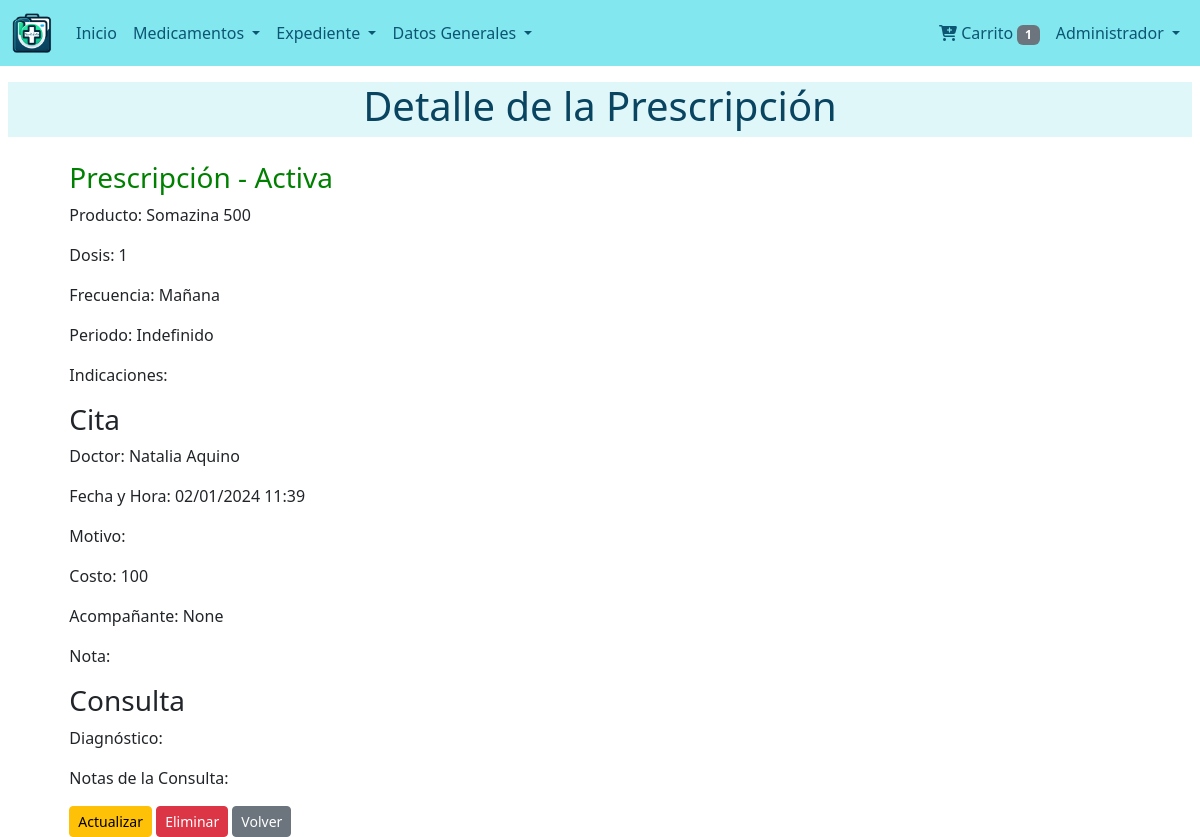
Page /consultas/prescripcion/6/ (signed in) on the committed database.
### users/models.py (models this page shows)
class User(AbstractUser):
    def get_full_name(self):
        return '{} {}'.format(self.first_name,self.last_name)

### consultations/models.py (models this page shows, shortened)
class Prescription(models.Model):
    consulta = models.ForeignKey(
    'consultations.Consultation',
    on_delete=models.CASCADE,
    related_name='prescriptions',
    null=False, verbose_name=_("Consulta Relacionada")
    )
    producto = models.ForeignKey(
        Product,
        on_delete=models.CASCADE,
        related_name='prescriptions',
        verbose_name=_("Producto")
    )
    dosis = models.PositiveIntegerField(verbose_name=_("Dosis diaria"))
    frecuencia = models.CharField(max_length=255, verbose_name=_("Frecuencia"))
    periodo = models.PositiveIntegerField(null=True,blank=True, verbose_name=_("Periodo (días)"))
    periodo_indefinido = models.BooleanField(default=False, verbose_name=_("Periodo Indefinido"))
    activa = models.BooleanField(default=True, verbose_name=_("Activa"))
    paciente = models.ForeignKey(settings.AUTH_USER_MODEL, on_delete=models.CASCADE, related_name='prescripciones_asociadas', verbose_name=_("Paciente"))
    creado_por = models.ForeignKey(settings.AUTH_USER_MODEL, on_delete=models.SET_NULL, null=True, related_name='prescripciones_creadas')
    creado_el = models.DateTimeField(auto_now_add=True)
    class Meta:
        verbose_name = _("Prescripción")
        verbose_name_plural = _("Prescripciones")

class Consultation(models.Model):
    cita = models.OneToOneField(Appointment, on_delete=models.CASCADE, verbose_name=_("Cita"), related_name="consulta")
    audio = models.FileField(upload_to='consultations/audios/', null=True, blank=True, verbose_name=_("Audio de la Consulta"))
    diagnostico = models.CharField(max_length=255, blank=True, verbose_name=_("Diagnóstico"))
    pdf_indicaciones = models.FileField(upload_to='consultations/prescriptions/', null=True, blank=True, verbose_name=_("PDF de Indicaciones"))
    notas = models.TextField(blank=True, verbose_name=_("Notas de la Consulta"))
    paciente = models.ForeignKey(settings.AUTH_USER_MODEL, on_delete=models.CASCADE, related_name='consultas_asociadas', verbose_name=_("Paciente"))
    creado_por = models.ForeignKey(settings.AUTH_USER_MODEL, on_delete=models.SET_NULL, null=True, related_name='consultas_creadas')
    creado_el = models.DateTimeField(auto_now_add=True)
    class Meta:
        verbose_name = _("Consulta")
        verbose_name_plural = _("Consultas")

class Appointment(models.Model):
    TYPE_CHOICES = (
        ('consulta', 'Consulta Médica'),
        ('analisis', 'Análisis Médico'),
    )
    tipo = models.CharField(max_length=10, choices=TYPE_CHOICES, default='consulta', verbose_name=_("Tipo de Cita"))
    doctor = models.ForeignKey(Doctor, on_delete=models.CASCADE, verbose_name=_("Médico"))
    fecha_hora = models.DateTimeField(verbose_name=_("Fecha y Hora"))
    motivo = models.TextField(blank=True, verbose_name=_("Motivo"))
    costo = models.DecimalField(max_digits=10, decimal_places=0, default=0, verbose_name=_("Costo de la Consulta"))
    acompanante = models.CharField(max_length=255, blank=True, null=True, verbose_name=_("Acompañante"))
    pendiente = models.BooleanField(default=True, verbose_name=_("Pendiente"))
    cita_posterior = models.PositiveIntegerField(default=0, verbose_name=_("Días para la siguiente cita"))
    nota = models.TextField(blank=True, verbose_name=_("Notas"))
    paciente = models.ForeignKey(settings.AUTH_USER_MODEL, on_delete=models.CASCADE, related_name='citas_asociadas', verbose_name=_("Paciente"))
    creado_por = models.ForeignKey(settings.AUTH_USER_MODEL, on_delete=models.SET_NULL, null=True, related_name='citas_creadas')
    creado_el = models.DateTimeField(auto_now_add=True)
    class Meta:
        verbose_name = _("Cita")
        verbose_name_plural = _("Citas")

class Doctor(models.Model):
    nombre = models.CharField(max_length=255, verbose_name=_("Nombre del Médico"))
    especialidad = models.ForeignKey(Specialty, on_delete=models.SET_NULL, null=True, blank=True, verbose_name=_("Especialidad"))
    telefono_personal = models.CharField(max_length=20, blank=True, null=True, verbose_name=_("Celular"))
    ubicacion = models.CharField(max_length=255, blank=True, null=True, verbose_name=_("Consultorio"))
    telefono_reserva = models.CharField(max_length=20, blank=True, null=True, verbose_name=_("Teléfono"))
    notas = models.TextField(blank=True, verbose_name=_("Notas"))
    imagen = models.ImageField(upload_to='doctores/', blank=True, null=True, verbose_name=_("Imagen"))
    paciente = models.ForeignKey(settings.AUTH_USER_MODEL, on_delete=models.CASCADE, related_name='doctores_asociados', verbose_name=_("Paciente"))
    creado_por = models.ForeignKey(settings.AUTH_USER_MODEL, on_delete=models.SET_NULL, null=True, related_name='doctores_creados')
    creado_el = models.DateTimeField(auto_now_add=True)
    class Meta:
        verbose_name = ("Doctor")
        verbose_name_plural = ("Doctores")

### products/models.py (models this page shows, shortened)
class Product(models.Model):
    nombre_local = models.CharField("Nombre", max_length=50, unique=True)
    existencia = models.PositiveBigIntegerField("Existencia en Inventario")
    uso_cotidiano=models.BooleanField("Usado actualmente", default=True)
    venta_controlada = models.BooleanField("Venta Controlada", default=False)
    presentacion = models.ForeignKey(Presentation, on_delete=models.SET_NULL, null=True, blank=True)
    cantidad_caja=models.PositiveBigIntegerField("Cantidad por caja", default=1)
    precio = models.PositiveBigIntegerField("Precio", default=0)
    compuesto_principal = models.TextField("Compuesto Principal", max_length=100, blank=True) # Debe ser una lista desplegable
    especialidad = models.ManyToManyField(Specialty, blank=True)
    fabricante = models.CharField("Fabricante", max_length=100, null=True, blank=True)
    pais = models.CharField("País", max_length=50, default='Paraguay', blank=True)
    descripcion = models.TextField("Descripción", blank=True)
    usos = models.TextField("Usos posibles", blank=True)
    posologia = models.TextField("Posología", blank=True)
    embarazo = models.TextField("Embarazo", blank=True)
    lactancia = models.TextField("Lactancia", blank=True)
    contraindicaciones = models.TextField("Contraindicaciones", blank=True)
    precauciones = models.TextField("Precauciones", blank=True)
    reacciones_adversas = models.TextField("Reacciones Adversas", blank=True)
    interacciones = models.TextField("Interacciones", blank=True)
    codigo_barras = models.CharField(max_length=100, unique=True, null=True, blank=True)
    imagen_caja=models.ImageField(upload_to='products/',null=True, blank=True)
    slug=models.SlugField(null=True, blank=True, unique=True)
    creado_el = models.DateTimeField("Creado el", auto_now_add=True)
    creado_por = models.ForeignKey(settings.AUTH_USER_MODEL, on_delete=models.SET_NULL, null=True, related_name='productos_creados')
    paciente = models.ForeignKey(
        settings.AUTH_USER_MODEL,
        on_delete=models.CASCADE,
        related_name='productos_asociados',
        verbose_name=_("Paciente")
    )
    class Meta:
        verbose_name = ("Producto")
        verbose_name_plural = ("Productos")

### consultations/views.py (the view)
# urls.py: path('prescripcion/<int:pk>/', views.prescription_detail_view, name='prescription_detail'),
def prescription_detail_view(request, pk):
    prescription = get_object_or_404(Prescription, pk=pk)
    return render(request, 'prescription/detail.html', {'prescription': prescription})

### dispensers/context_processors.py (called while the page is built)
def cart_processor(request):
    dispenser = get_or_create_dispenser(request)
    return {'cart_item_count': dispenser.products.count() if dispenser else 0}

### dispensers/utils.py (called while the page is built, shortened)
def get_or_create_dispenser(request):
    user = request.user if request.user.is_authenticated else None
    if user:
        dispenser = Dispenser.objects.filter(user=user).first()
        if dispenser:
            request.session['dispenser_id'] = dispenser.dispenser_id
            return dispenser

### users/context_processors.py (called while the page is built)
def open_requests(request):
    if request.user.is_authenticated:
        return {
            'open_requests': RequestPatient.objects.filter(paciente=request.user, estado=RequestPatient.ESTADO_PENDIENTE)
        }
    return {}

def is_patient(request):
    if request.user.is_authenticated:
        return {'is_patient': request.user.groups.filter(name__in=["Paciente", "Administrador"]).exists()}
    return {'is_patient': False}

### consultations/templates/prescription/detail.html (shortened to what this page needs)
{% extends "base.html" %}
{% load static %}
{% block content %}
{% include "snippets/title.html" with title='Detalle de la Prescripción' %}
<div class="container">
    <div class="row justify-content-center">
        <div class="col-md-11">
            <h3 style="{% if prescription.activa %}color: green;{% endif %}">Prescripción - {{ prescription.activa|yesno:"Activa,No activa" }}</h3>
            <p>Producto: {{ prescription.producto.nombre_local }}</p>
            <p>Dosis: {{ prescription.dosis }}</p>
            <p>Frecuencia: {{ prescription.frecuencia }}</p>
            <p>Periodo: {% if prescription.periodo_indefinido %}Indefinido{% else %}{{ prescription.periodo }} días{% endif %}</p>
            <p>Indicaciones: {{ prescription.indicaciones }}</p>
            <h3>Cita</h3>
            <p>Doctor: {{ prescription.consulta.cita.doctor.nombre }}</p>
            <p>Fecha y Hora: {{ prescription.consulta.cita.fecha_hora|date:"d/m/Y H:i" }}</p>
            <p>Motivo: {{ prescription.consulta.cita.motivo }}</p>
            <p>Costo: {{ prescription.consulta.cita.costo }}</p>
            <p>Acompañante: {{ prescription.consulta.cita.acompanante }}</p>
            <p>Nota: {{ prescription.consulta.cita.nota }}</p>
            <h3>Consulta</h3>
            <p>Diagnóstico: {{ prescription.consulta.diagnostico }}</p>
            <p>Notas de la Consulta: {{ prescription.consulta.notas }}</p>
            <div class="mt-3">
                <a href="{% url 'consultations:prescription_update' prescription.pk %}" class="btn btn-sm btn-warning">Actualizar</a>
                <a href="{% url 'consultations:prescription_delete' prescription.pk %}" class="btn btn-sm btn-danger">Eliminar</a>
                <a href="{{ request.META.HTTP_REFERER }}" class="btn btn-sm btn-secondary">Volver</a>
            </div>
        </div>
    </div>
</div>
{% endblock content %}

### templates/navbar.html (shortened to what this page needs)
{% load static %}
{% url 'dispensers:dispenser' as dispenser %}
<nav class="navbar navbar-expand-lg custom-navbar-bg navbar-light">
    <div class="container-fluid">
        <a class="navbar-brand" href="{% url 'index' %}">
            <img src="{% static 'images/icono.png' %}" alt="MedicFolio Logo" style="height: 40px;">
        </a>
        <div class="collapse navbar-collapse" id="navbarNavAltMarkup">
            <div class="navbar-nav me-auto">
                {% if user.is_authenticated %}
                    <a class="nav-link text-white {% if request.path == '/' %}active{% endif %}" href="{% url 'dashboard:dashboard' %}">
                        Inicio
                    </a>
                    <li class="nav-item dropdown">
                        <a class="nav-link dropdown-toggle text-white" href="#" id="navbarDropdownMenuLink" role="button" data-bs-toggle="dropdown" aria-expanded="false">
                            Medicamentos
                        </a>
                    </li>
                    <li class="nav-item dropdown">
                        <a class="nav-link dropdown-toggle text-white" href="#" id="navbarDropdownDatosGenerales" role="button" data-bs-toggle="dropdown" aria-expanded="false">
                            Expediente
                        </a>
                    </li>
                    <li class="nav-item dropdown">
                        <a class="nav-link dropdown-toggle text-white" href="#" id="navbarDropdownDatosGenerales" role="button" data-bs-toggle="dropdown" aria-expanded="false">
                            Datos Generales
                        </a>
                    </li>
                {% endif %}
            </div>
            <div class="navbar-nav ms-auto">
                {% if user.is_authenticated %}
                <li><a class="nav-link text-white" href="{{ dispenser }}">
                    <i class="fas fa-cart-plus"></i> Carrito
                    <span class="badge bg-secondary">{{ cart_item_count }}</span>
                </a></li>
                {% endif %}
                {% if user.is_authenticated %}
                    <li class="nav-item dropdown">
                        <a class="nav-link dropdown-toggle text-white" href="#" id="navbarDropdownUserMenu" role="button" data-bs-toggle="dropdown" aria-expanded="false">
                            {{ user.first_name }}
                        </a>
                {% endif %}
            </div>
        </div>
    </div>
</nav>

### static/css/style.css (style rules this page uses)
.custom-navbar-bg { background-color: #82e7ee; }
.navbar-light .navbar-nav .nav-link { color: #0c5573 !important; }

### rows in the picture
User: first_name "Administrador"
Prescription: activa "Activa", producto.nombre_local "Somazina 500", dosis "1", frecuencia "Mañana", consulta.cita.doctor.nombre "Natalia Aquino", consulta.cita.fecha_hora "02/01/2024 11:39", consulta.cita.costo "100", consulta.cita.acompanante "None"

### other values in the picture
{{ cart_item_count }} "1"
{{ title }} "Detalle de la Prescripción"
